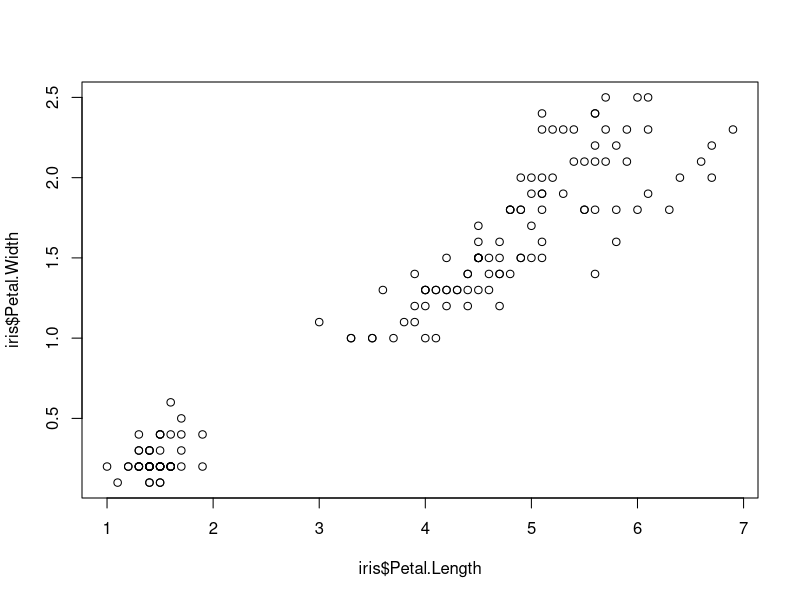
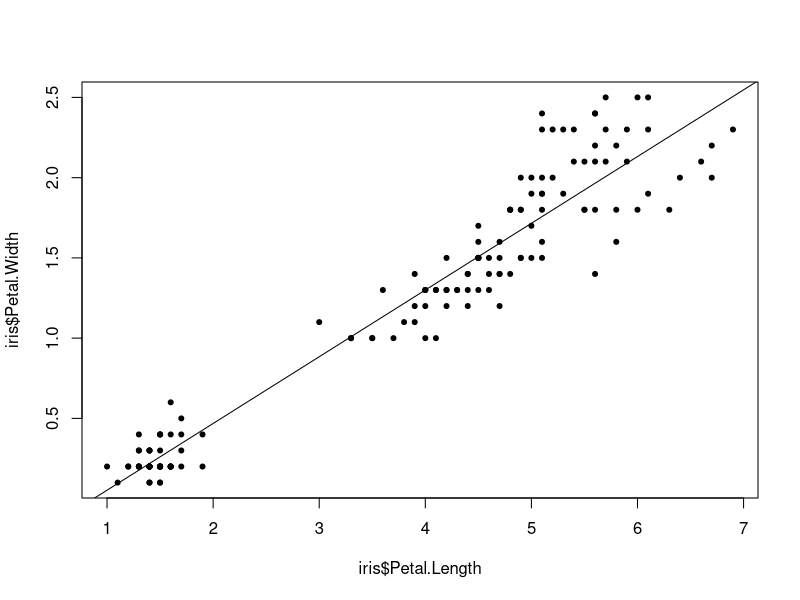

Source code (R) for these figures, in order: (Note: this script raises an error after producing the figures.)
## ---- chunk 1
knitr::opts_chunk$set(echo = TRUE)
## ---- chunk 2
data(iris)
# x: ancho del patalo, y: longitud del petalo
plot(iris$Petal.Width ~ iris$Petal.Length )
## ---- chunk 3
modelo <- lm(iris$Petal.Width ~ iris$Petal.Length , data = iris)
plot(iris$Petal.Width ~ iris$Petal.Length, pch = 20 )
abline(modelo)
## ---- chunk 4
summary(modelo)
## ---- chunk 5
beta1 <- cov(iris$Petal.Length, iris$Petal.Width) / var(iris$Petal.Length)
beta1
## ---- chunk 6
beta0 <- mean(iris$Petal.Width) - 0.4157554 * mean(iris$Petal.Length)
beta0
## ---- chunk 7
library(nloptr)
x <- iris$Petal.Length
y <-  iris$Petal.Width

mse <- function(beta){
  beta_0 <- beta[1]
  beta_1 <- beta[2]
  
sum((y - beta_0 - beta_1*x)^2)  
}

# Sin restricción

opts = list("algorithm" = "NLOPT_LN_BOBYQA", "xtol_rel" = 1.0e-16,
              "maxeval" = 10000)

nloptr(x0 = beta_inicial, eval_f = mse, 
       eval_grad_f = NULL, opts = opts)

## ---- chunk 8
# COn restricciones poner el beta_0 casi igual a cero
beta_inicial <- c(0, 30)
opts = list("algorithm" = "NLOPT_LN_BOBYQA", "xtol_rel" = 1.0e-16,
              "maxeval" = 10000)

nloptr(x0 = beta_inicial, eval_f = mse, lb = c(-0.01,-Inf), ub = c(0.01,Inf),
       eval_grad_f = NULL, opts = opts)

